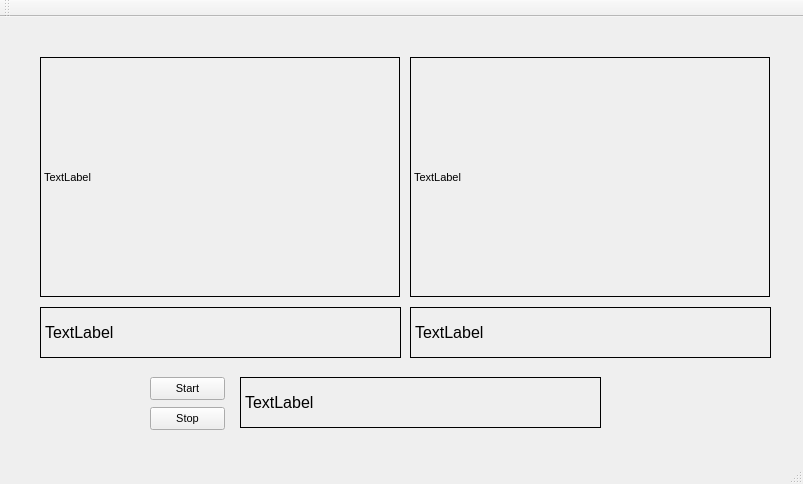
<?xml version="1.0" encoding="UTF-8"?>
<ui version="4.0">
 <class>MainWindow</class>
 <widget class="QMainWindow" name="MainWindow">
  <property name="geometry">
   <rect>
    <x>0</x>
    <y>0</y>
    <width>803</width>
    <height>484</height>
   </rect>
  </property>
  <property name="font">
   <font>
    <pointsize>8</pointsize>
   </font>
  </property>
  <property name="windowTitle">
   <string>MainWindow</string>
  </property>
  <widget class="QWidget" name="centralWidget">
   <widget class="QLabel" name="LBL_LaptopCam">
    <property name="geometry">
     <rect>
      <x>40</x>
      <y>40</y>
      <width>360</width>
      <height>240</height>
     </rect>
    </property>
    <property name="frameShape">
     <enum>QFrame::Box</enum>
    </property>
    <property name="text">
     <string>TextLabel</string>
    </property>
   </widget>
   <widget class="QLabel" name="STC_Count">
    <property name="geometry">
     <rect>
      <x>40</x>
      <y>290</y>
      <width>361</width>
      <height>51</height>
     </rect>
    </property>
    <property name="font">
     <font>
      <pointsize>12</pointsize>
     </font>
    </property>
    <property name="frameShape">
     <enum>QFrame::Box</enum>
    </property>
    <property name="text">
     <string>TextLabel</string>
    </property>
   </widget>
   <widget class="QLabel" name="LBL_RemoteCam">
    <property name="geometry">
     <rect>
      <x>410</x>
      <y>40</y>
      <width>360</width>
      <height>240</height>
     </rect>
    </property>
    <property name="frameShape">
     <enum>QFrame::Box</enum>
    </property>
    <property name="text">
     <string>TextLabel</string>
    </property>
   </widget>
   <widget class="QLabel" name="STC_Count_2">
    <property name="geometry">
     <rect>
      <x>410</x>
      <y>290</y>
      <width>361</width>
      <height>51</height>
     </rect>
    </property>
    <property name="font">
     <font>
      <pointsize>12</pointsize>
     </font>
    </property>
    <property name="frameShape">
     <enum>QFrame::Box</enum>
    </property>
    <property name="text">
     <string>TextLabel</string>
    </property>
   </widget>
   <widget class="QLabel" name="STC_Thread">
    <property name="geometry">
     <rect>
      <x>240</x>
      <y>360</y>
      <width>361</width>
      <height>51</height>
     </rect>
    </property>
    <property name="font">
     <font>
      <pointsize>12</pointsize>
     </font>
    </property>
    <property name="frameShape">
     <enum>QFrame::Box</enum>
    </property>
    <property name="text">
     <string>TextLabel</string>
    </property>
   </widget>
   <widget class="QPushButton" name="BTN_Start">
    <property name="geometry">
     <rect>
      <x>150</x>
      <y>360</y>
      <width>75</width>
      <height>23</height>
     </rect>
    </property>
    <property name="text">
     <string>Start</string>
    </property>
   </widget>
   <widget class="QPushButton" name="BTN_Stop">
    <property name="geometry">
     <rect>
      <x>150</x>
      <y>390</y>
      <width>75</width>
      <height>23</height>
     </rect>
    </property>
    <property name="text">
     <string>Stop</string>
    </property>
   </widget>
  </widget>
  <widget class="QMenuBar" name="menuBar">
   <property name="geometry">
    <rect>
     <x>0</x>
     <y>0</y>
     <width>803</width>
     <height>21</height>
    </rect>
   </property>
  </widget>
  <widget class="QToolBar" name="mainToolBar">
   <attribute name="toolBarArea">
    <enum>TopToolBarArea</enum>
   </attribute>
   <attribute name="toolBarBreak">
    <bool>false</bool>
   </attribute>
  </widget>
  <widget class="QStatusBar" name="statusBar"/>
 </widget>
 <layoutdefault spacing="6" margin="11"/>
 <resources/>
 <connections/>
</ui>
